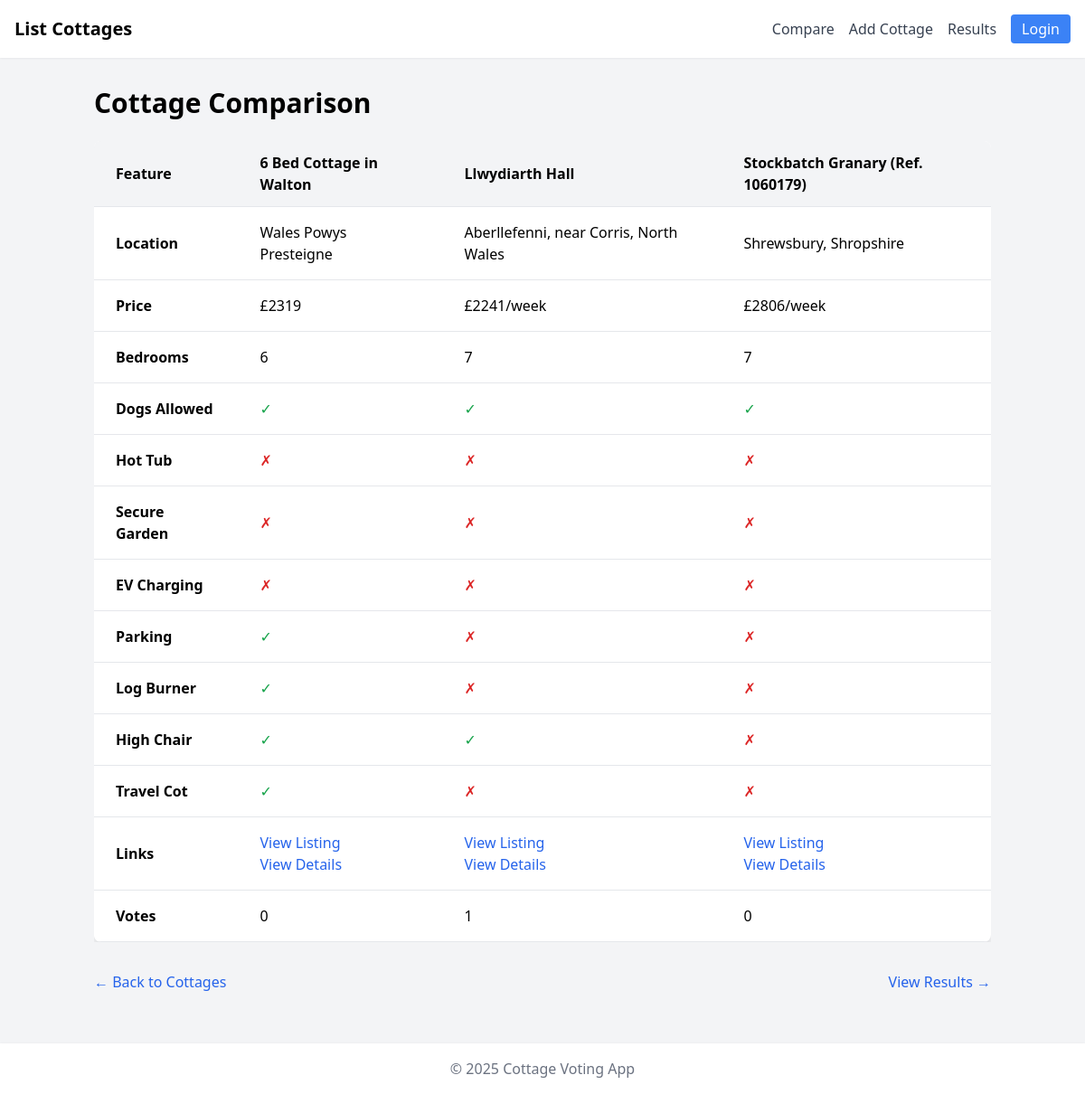
The page /compare on the database as committed earlier.
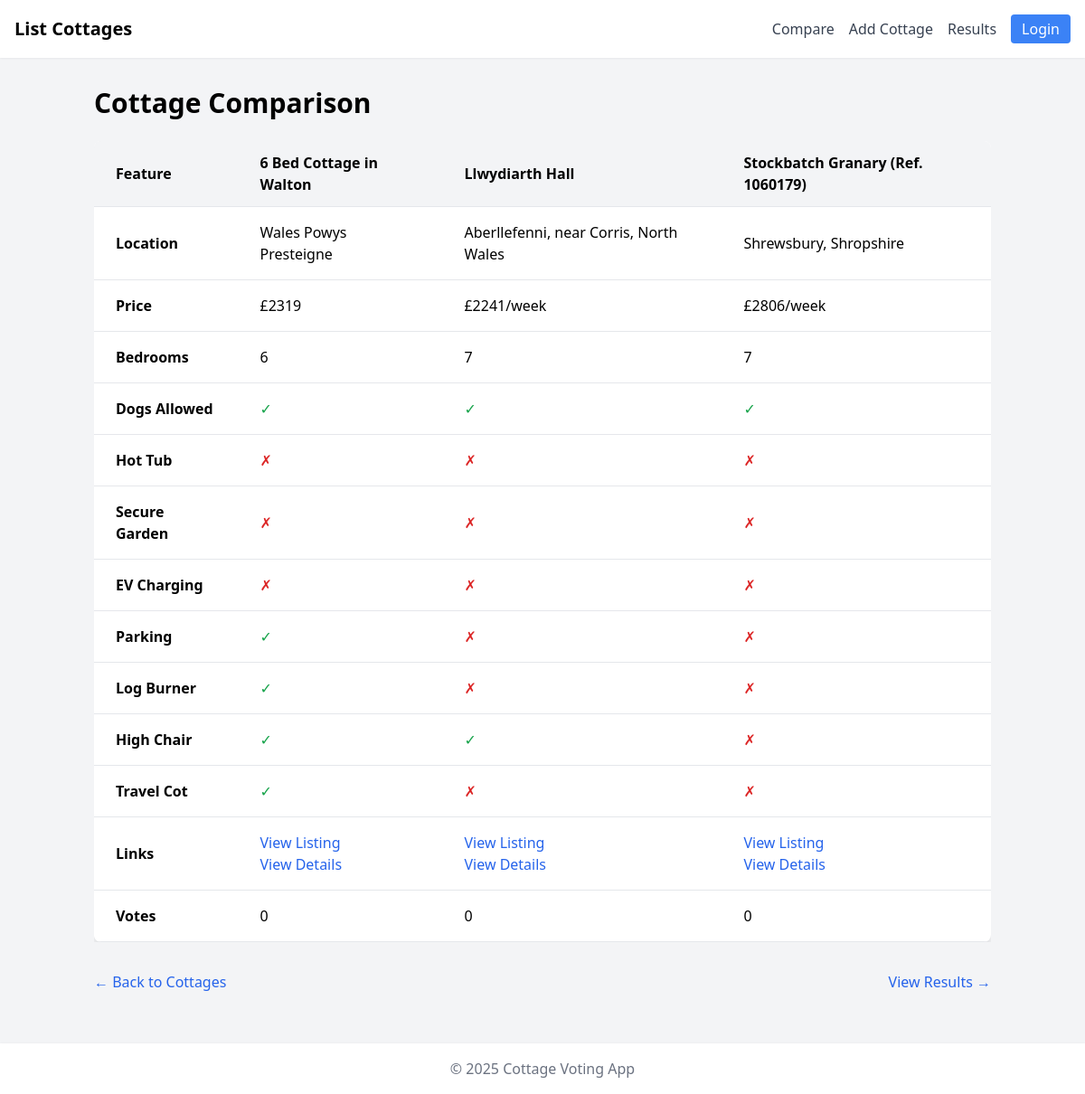
The same page on the database as committed later.
### tables this page shows
CREATE TABLE cottages (
  id INTEGER PRIMARY KEY AUTOINCREMENT,
  name TEXT NOT NULL,
  location TEXT,
  price TEXT,
  beds INTEGER DEFAULT 1,
  dogs_allowed INTEGER DEFAULT 0,
  image TEXT,
  description TEXT,
  submitted_by TEXT,
  votes INTEGER DEFAULT 0,
  created_at DATETIME DEFAULT (datetime('now'))
, url TEXT, hottub INTEGER DEFAULT 0, secure_garden INTEGER DEFAULT 0, ev_charging INTEGER DEFAULT 0, parking INTEGER DEFAULT 0, log_burner INTEGER DEFAULT 0, high_chair INTEGER DEFAULT 0, cot INTEGER DEFAULT 0);

### app.py (the view)
@app.route('/compare')
def compare():
    db = get_db()
    cottages = db.execute("SELECT * FROM cottages ORDER BY name").fetchall()
    return render_template('compare.html', cottages=cottages)

### app.py (called while the page is built)
@app.context_processor
def inject_now():
    return {
        'now': datetime.now,
        'allow_admin_override': app.config.get('ALLOW_ADMIN_OVERRIDE', False),
        'admin_users': app.config.get('ADMIN_USERS', [])
    }

def get_db():
    db = getattr(g, '_database', None)
    if db is None:
        db = g._database = sqlite3.connect(app.config['DATABASE'])
        db.row_factory = sqlite3.Row
    return db

@app.teardown_appcontext
def close_connection(exception):
    db = getattr(g, '_database', None)
    if db is not None:
        db.close()

### templates/compare.html (shortened to what the changed rows need)
{% extends "base.html" %}
{% block content %}
<div class="container mx-auto px-4 py-8">
    <h1 class="text-3xl font-bold mb-6">Cottage Comparison</h1>
    <div class="overflow-x-auto">
        <table class="min-w-full bg-white rounded-lg overflow-hidden shadow-lg">
            <thead class="bg-gray-100">
                <tr class="text-left">
                    <th class="sticky left-0 bg-gray-100 px-6 py-3 border-b">Feature</th>
                    {% for cottage in cottages %}
                    <th class="px-6 py-3 border-b">{{ cottage.name }}</th>
                    {% endfor %}
                </tr>
            </thead>
            <tbody>
                <tr class="hover:bg-gray-50">
                    <td class="sticky left-0 bg-white px-6 py-4 border-b font-semibold">Location</td>
                    {% for cottage in cottages %}
                    <td class="px-6 py-4 border-b">{{ cottage.location }}</td>
                    {% endfor %}
                </tr>
                <tr class="hover:bg-gray-50">
                    <td class="sticky left-0 bg-white px-6 py-4 border-b font-semibold">Price</td>
                    {% for cottage in cottages %}
                    <td class="px-6 py-4 border-b">{{ cottage.price }}</td>
                    {% endfor %}
                </tr>
                <tr class="hover:bg-gray-50">
                    <td class="sticky left-0 bg-white px-6 py-4 border-b font-semibold">Bedrooms</td>
                    {% for cottage in cottages %}
                    <td class="px-6 py-4 border-b">{{ cottage.beds }}</td>
                    {% endfor %}
                </tr>
                <tr class="hover:bg-gray-50">
                    {% for cottage in cottages %}
                    <td class="px-6 py-4 border-b">
                        {% if cottage.dogs_allowed %}
                        <span class="text-green-600">✓</span>
                        {% else %}
                        <span class="text-red-600">✗</span>
                        {% endif %}
                    </td>
                    {% endfor %}
                </tr>
                <tr class="hover:bg-gray-50">
                    {% for cottage in cottages %}
                    <td class="px-6 py-4 border-b">
                        {% if cottage.hottub %}
                        <span class="text-green-600">✓</span>
                        {% else %}
                        <span class="text-red-600">✗</span>
                        {% endif %}
                    </td>
                    {% endfor %}
                </tr>
                <tr class="hover:bg-gray-50">
                    {% for cottage in cottages %}
                    <td class="px-6 py-4 border-b">
                        {% if cottage.secure_garden %}
                        <span class="text-green-600">✓</span>
                        {% else %}
                        <span class="text-red-600">✗</span>
                        {% endif %}
                    </td>
                    {% endfor %}
                </tr>
                <tr class="hover:bg-gray-50">
                    {% for cottage in cottages %}
                    <td class="px-6 py-4 border-b">
                        {% if cottage.ev_charging %}
                        <span class="text-green-600">✓</span>
                        {% else %}
                        <span class="text-red-600">✗</span>
                        {% endif %}
                    </td>
                    {% endfor %}
                </tr>
                <tr class="hover:bg-gray-50">
                    {% for cottage in cottages %}
                    <td class="px-6 py-4 border-b">
                        {% if cottage.parking %}
                        <span class="text-green-600">✓</span>
                        {% else %}
                        <span class="text-red-600">✗</span>
                        {% endif %}
                    </td>
                    {% endfor %}
                </tr>
                <tr class="hover:bg-gray-50">
                    {% for cottage in cottages %}
                    <td class="px-6 py-4 border-b">
                        {% if cottage.log_burner %}
                        <span class="text-green-600">✓</span>
                        {% else %}
                        <span class="text-red-600">✗</span>
                        {% endif %}
                    </td>
                    {% endfor %}
                </tr>
                <tr class="hover:bg-gray-50">
                    {% for cottage in cottages %}
                    <td class="px-6 py-4 border-b">
                        {% if cottage.high_chair %}
                        <span class="text-green-600">✓</span>
                        {% else %}
                        <span class="text-red-600">✗</span>
                        {% endif %}
                    </td>
                    {% endfor %}
                </tr>
                <tr class="hover:bg-gray-50">
                    {% for cottage in cottages %}
                    <td class="px-6 py-4 border-b">
                        {% if cottage.cot %}
                        <span class="text-green-600">✓</span>
                        {% else %}
                        <span class="text-red-600">✗</span>
                        {% endif %}
                    </td>
                    {% endfor %}
                </tr>
                <tr class="hover:bg-gray-50">
                    {% for cottage in cottages %}
                    <td class="px-6 py-4 border-b">
                        <a href="{{ cottage.url }}" target="_blank" class="text-blue-600 hover:underline">View Listing</a>
                        <br>
                        <a href="{{ url_for('cottage_detail', cottage_id=cottage.id) }}" class="text-blue-600 hover:underline">View Details</a>
                    </td>
                    {% endfor %}
                </tr>
                <tr class="hover:bg-gray-50">
                    <td class="sticky left-0 bg-white px-6 py-4 border-b font-semibold">Votes</td>
                    {% for cottage in cottages %}
                    <td class="px-6 py-4 border-b">{{ cottage.votes }}</td>
                    {% endfor %}
                </tr>
            </tbody>
        </table>
    </div>
</div>
{% endblock %}

Rows that differ between the two databases and show on the page:
changed cottages "Llwydiarth Hall": votes "1" → "0"
